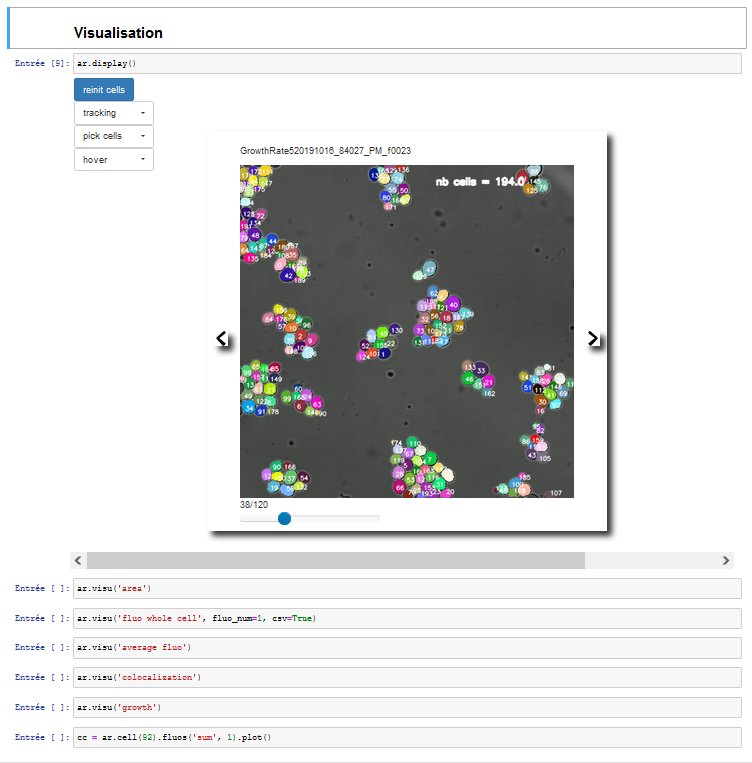
#> input picture misc/imgs/analyse/visu_analyse.png, 752 x 763 px
$ python -i count_fluo.py   (imports and definitions only)   (older library calls are emulated)
#> lines starting #> are read from the running program, lines starting #| are printed output that depends on the picture; after the words box and inside, x2 and y2 are one past the last pixel; in counts of white or black regions, pixels touching at a corner belong together
# -*- coding: utf-8 -*-
"""
@author:    Williams BRETT
@date:      13-11-2019
@brief:     this is a simple code to detect spot in a fluorescence image (here, RPF)
modified by Lionel 22-7-2020
"""

import cv2
import numpy as np
import os
from pathlib import Path
from matplotlib import pyplot as plt

class COUNT_FLUO():
    '''
    '''
    def __init__(self):
        self.list_nb_cells = []

    def bytescaling(self, data, cmin=None, cmax=None, high=255, low=0):
        '''
        '''
        if data.dtype == np.uint8:
            return data
        if high > 255:
            high = 255
        if low < 0:
            low = 0
        if high < low:
            raise ValueError("`high` should be greater than or equal to `low`.")
        if cmin is None:
            cmin = data.min()
        if cmax is None:
            cmax = data.max()
        cscale = cmax - cmin
        if cscale == 0:
            cscale = 1
        scale = float(high - low) / cscale ; bytedata = (data - cmin) * scale + low
        return (bytedata.astype(np.uint8))

    def variance_of_laplacian(self, image):
        '''
        '''
        if image is None:
            print ('Erreur: opening image')
            return -1
        image = cv2.cvtColor(image,cv2.COLOR_GRAY2BGR)
        image = cv2.GaussianBlur(image, (3, 3), 0)
        src_gray = cv2.cvtColor(image, cv2.COLOR_BGR2GRAY)
        kernel_size = 3
        return cv2.Laplacian(src_gray, cv2.CV_16S, ksize=kernel_size).var()

    def filter2D(self,img):
        '''
        '''
        kernel = np.array((
            [-1, -1, -1, -1, -1],
            [-1, -1, -1, -1, -1],
            [-1, -1, 24, -1, -1],
            [-1, -1, -1, -1, -1],
            [-1, -1, -1, -1, -1]), dtype="int")
        img = cv2.filter2D(img, -1, kernel)
        return img

    def count_cells(self, addrfluo):
        '''
        '''
#> called with addrfluo = '../../misc/imgs/analyse/visu_analyse.png'
        img  = cv2.imread(str(addrfluo), 0)      # cv2.IMREAD_UNCHANGED
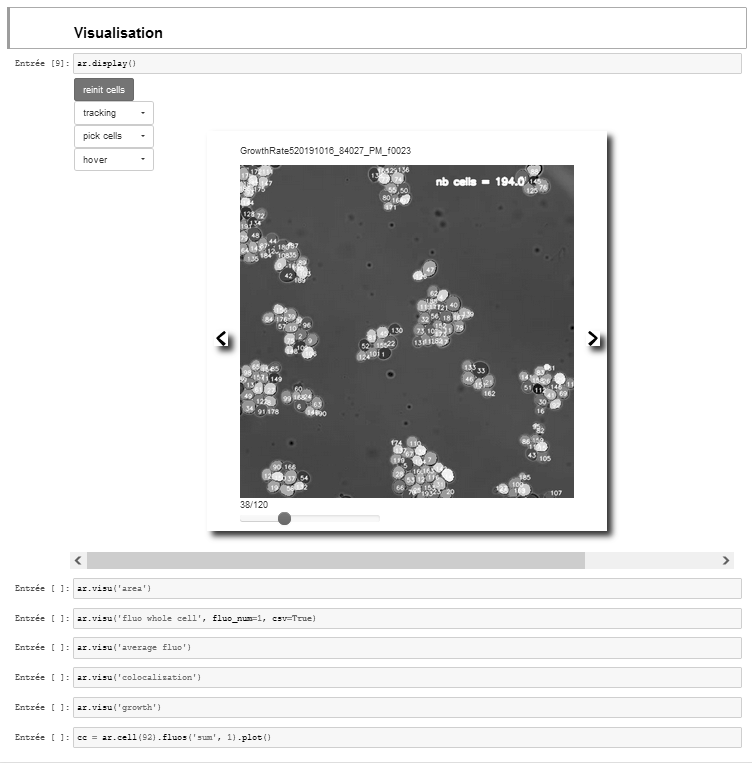
#> img: shape (763, 752); min 0, max 255, mean 217
        img = self.bytescaling(img)
        img = cv2.GaussianBlur(img,(5,5),0)
        img = self.filter2D(img) # filtering with kernel..
#> in filter2D, `img = cv2.filter2D(img, -1, kernel)`:
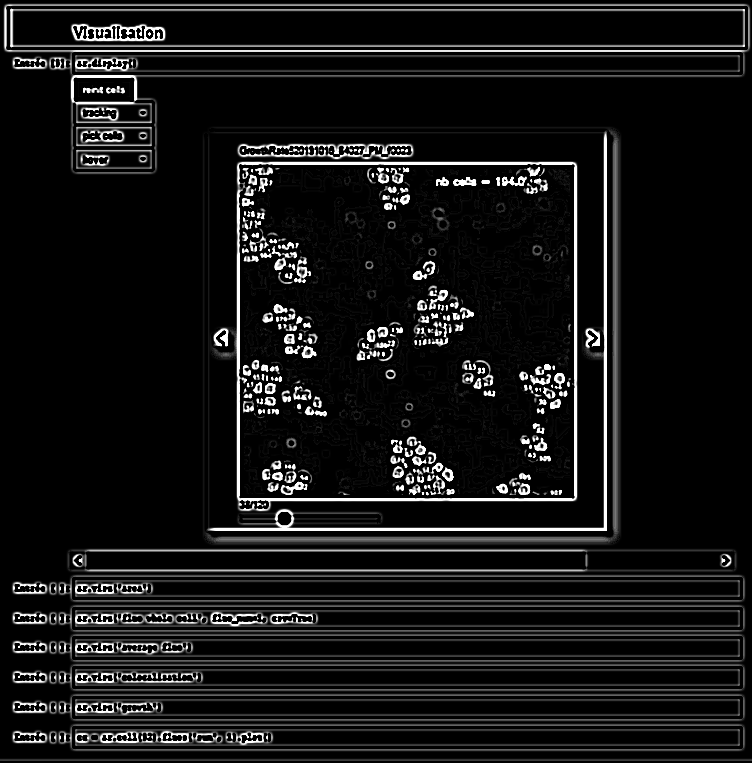
#> img: shape (763, 752); min 0, max 255, mean 21.3
        ret2, th2 = cv2.threshold(img, 0, 255, cv2.THRESH_BINARY + cv2.THRESH_OTSU)
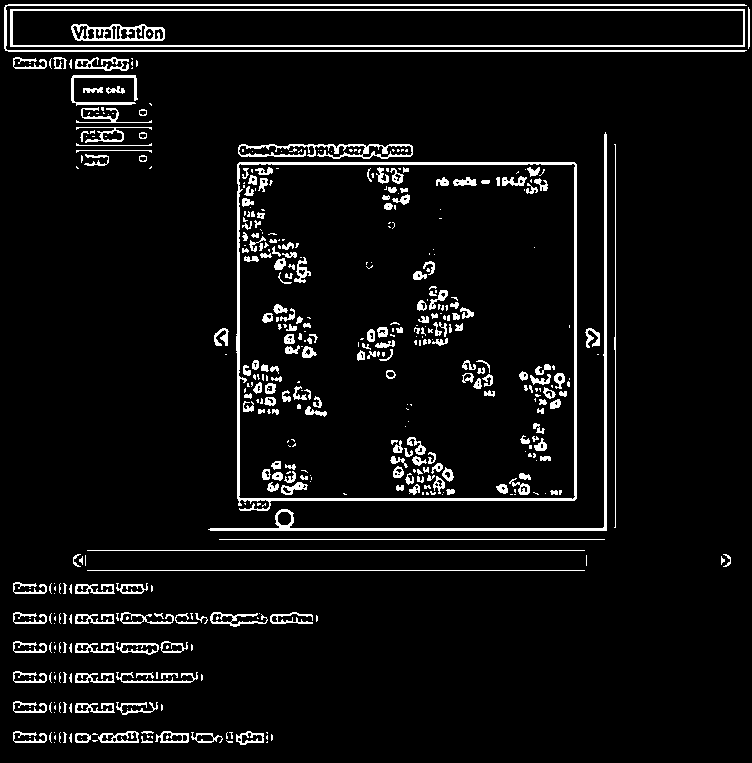
#> th2: shape (763, 752); 6.1% white in thin lines or dots
#> ret2 = 109
        self.contours, hierarchy = cv2.findContours(th2.copy(), cv2.RETR_EXTERNAL, cv2.CHAIN_APPROX_SIMPLE)[-2:]
#> self.contours = 170 contours, 123 with area under 20; largest, box (x1, y1, x2, y2) and area: (236, 162, 577, 511) 114641, (10, 9, 745, 47) 27158, (208, 132, 607, 531) 1868, (4, 4, 747, 52) 1556, (238, 144, 413, 159) 970
        self.list_nb_cells += [len(self.contours)]                        # number of cells found with OTSU
#> self.list_nb_cells = [170]

>>> result = COUNT_FLUO().count_cells('../../misc/imgs/analyse/visu_analyse.png')
